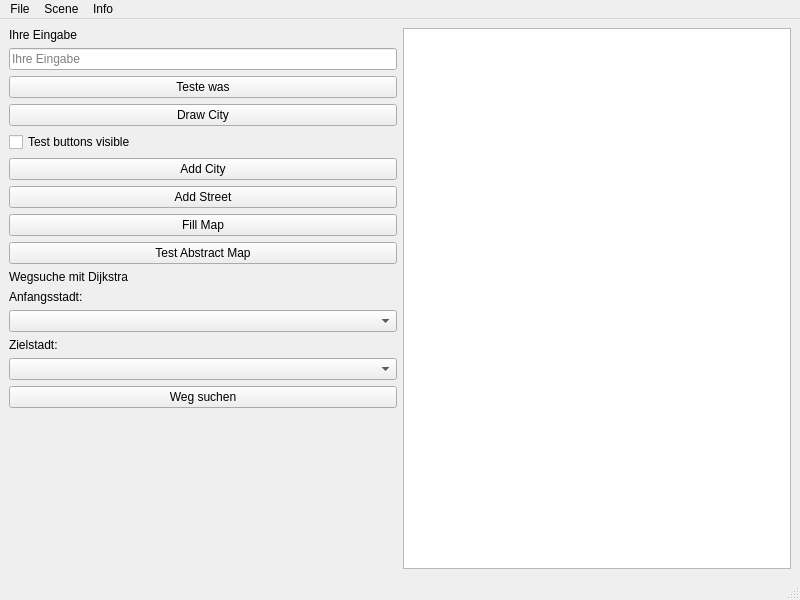
<?xml version="1.0" encoding="UTF-8"?>
<ui version="4.0">
 <class>MainWindow</class>
 <widget class="QMainWindow" name="MainWindow">
  <property name="geometry">
   <rect>
    <x>0</x>
    <y>0</y>
    <width>800</width>
    <height>600</height>
   </rect>
  </property>
  <property name="windowTitle">
   <string>MainWindow</string>
  </property>
  <widget class="QWidget" name="centralwidget">
   <layout class="QGridLayout" name="gridLayout" columnstretch="0,0">
    <property name="verticalSpacing">
     <number>-1</number>
    </property>
    <item row="2" column="0">
     <widget class="QPushButton" name="pushButton">
      <property name="toolTip">
       <string>Testet</string>
      </property>
      <property name="text">
       <string>Teste was</string>
      </property>
     </widget>
    </item>
    <item row="12" column="0">
     <widget class="QLabel" name="label3">
      <property name="text">
       <string>Zielstadt:</string>
      </property>
     </widget>
    </item>
    <item row="9" column="0">
     <widget class="QLabel" name="label">
      <property name="text">
       <string>Wegsuche mit Dijkstra</string>
      </property>
     </widget>
    </item>
    <item row="1" column="0">
     <widget class="QLineEdit" name="lineEdit_teste_was">
      <property name="text">
       <string/>
      </property>
      <property name="placeholderText">
       <string>Ihre Eingabe</string>
      </property>
      <property name="clearButtonEnabled">
       <bool>true</bool>
      </property>
     </widget>
    </item>
    <item row="5" column="0">
     <widget class="QPushButton" name="add_city">
      <property name="text">
       <string>Add City</string>
      </property>
     </widget>
    </item>
    <item row="14" column="0">
     <widget class="QPushButton" name="pushButton_2">
      <property name="text">
       <string>Weg suchen</string>
      </property>
     </widget>
    </item>
    <item row="4" column="0">
     <widget class="QCheckBox" name="checkbox_showhide_test">
      <property name="text">
       <string>Test buttons visible</string>
      </property>
     </widget>
    </item>
    <item row="10" column="0">
     <widget class="QLabel" name="label_2">
      <property name="text">
       <string>Anfangsstadt:</string>
      </property>
     </widget>
    </item>
    <item row="3" column="0">
     <widget class="QPushButton" name="pushbutton_drawcity">
      <property name="text">
       <string>Draw City</string>
      </property>
     </widget>
    </item>
    <item row="6" column="0">
     <widget class="QPushButton" name="pushbutton_addstreet">
      <property name="text">
       <string>Add Street</string>
      </property>
     </widget>
    </item>
    <item row="8" column="0">
     <widget class="QPushButton" name="pushButton_testabstractmap">
      <property name="text">
       <string>Test Abstract Map</string>
      </property>
     </widget>
    </item>
    <item row="15" column="0">
     <spacer name="verticalSpacer">
      <property name="orientation">
       <enum>Qt::Vertical</enum>
      </property>
      <property name="sizeHint" stdset="0">
       <size>
        <width>20</width>
        <height>40</height>
       </size>
      </property>
     </spacer>
    </item>
    <item row="11" column="0">
     <widget class="QComboBox" name="comboBox_suche_start"/>
    </item>
    <item row="0" column="1" rowspan="16">
     <widget class="QGraphicsView" name="graphicsView"/>
    </item>
    <item row="7" column="0">
     <widget class="QPushButton" name="pushButton_fillmap">
      <property name="text">
       <string>Fill Map</string>
      </property>
     </widget>
    </item>
    <item row="0" column="0">
     <widget class="QLabel" name="label_eingabe">
      <property name="text">
       <string>Ihre Eingabe</string>
      </property>
     </widget>
    </item>
    <item row="13" column="0">
     <widget class="QComboBox" name="comboBox_suche_ziel"/>
    </item>
   </layout>
  </widget>
  <widget class="QMenuBar" name="menubar">
   <property name="geometry">
    <rect>
     <x>0</x>
     <y>0</y>
     <width>800</width>
     <height>24</height>
    </rect>
   </property>
   <widget class="QMenu" name="menuFile">
    <property name="title">
     <string>File</string>
    </property>
    <addaction name="actionOpen_2"/>
    <addaction name="actionSave_2"/>
    <addaction name="separator"/>
    <addaction name="actionExit_3"/>
   </widget>
   <widget class="QMenu" name="menuScene">
    <property name="title">
     <string>Scene</string>
    </property>
    <addaction name="actionClear_Scene"/>
   </widget>
   <widget class="QMenu" name="menuInfo">
    <property name="title">
     <string>Info</string>
    </property>
    <addaction name="actionAbout"/>
   </widget>
   <addaction name="menuFile"/>
   <addaction name="menuScene"/>
   <addaction name="menuInfo"/>
  </widget>
  <widget class="QStatusBar" name="statusbar"/>
  <action name="actionExit">
   <property name="text">
    <string>Exit</string>
   </property>
  </action>
  <action name="actionOpen">
   <property name="enabled">
    <bool>false</bool>
   </property>
   <property name="text">
    <string>Open</string>
   </property>
  </action>
  <action name="actionSave">
   <property name="enabled">
    <bool>false</bool>
   </property>
   <property name="text">
    <string>Save</string>
   </property>
  </action>
  <action name="actionTrenner_hinzuf_gen">
   <property name="text">
    <string>Trenner hinzufügen</string>
   </property>
  </action>
  <action name="actionExit_2">
   <property name="text">
    <string>Exit</string>
   </property>
   <property name="shortcut">
    <string>Alt+E</string>
   </property>
  </action>
  <action name="actionOpen_2">
   <property name="enabled">
    <bool>false</bool>
   </property>
   <property name="text">
    <string>Open</string>
   </property>
  </action>
  <action name="actionSave_2">
   <property name="enabled">
    <bool>false</bool>
   </property>
   <property name="text">
    <string>Save</string>
   </property>
  </action>
  <action name="actionExit_3">
   <property name="text">
    <string>Exit</string>
   </property>
   <property name="shortcut">
    <string>Alt+E</string>
   </property>
  </action>
  <action name="actionClear_Scene">
   <property name="text">
    <string>Clear Scene</string>
   </property>
   <property name="shortcut">
    <string>Alt+S</string>
   </property>
  </action>
  <action name="actionAbout">
   <property name="text">
    <string>About</string>
   </property>
  </action>
 </widget>
 <resources/>
 <connections/>
</ui>
